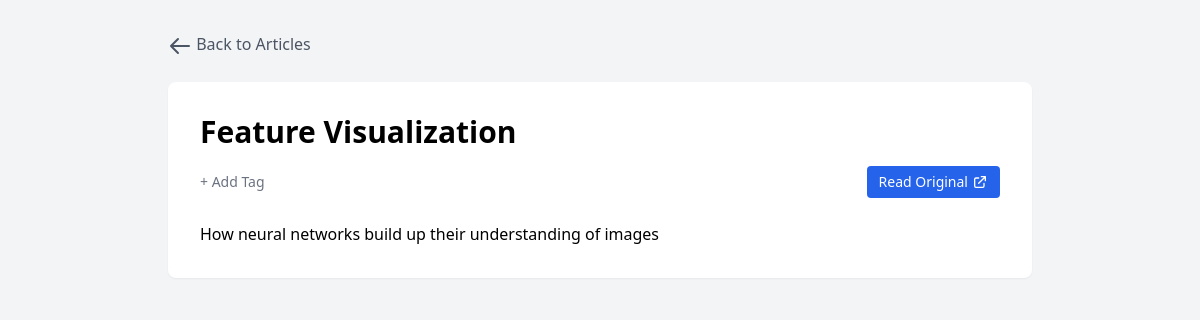
Page /article/51 on the committed database.
### models.py (models this page shows)
class Article(Base):
    __tablename__ = "articles"
    id = Column(Integer, primary_key=True, index=True)
    title = Column(String, index=True)
    url = Column(String, unique=True, index=True)
    content = Column(Text)  # Store article content
    date_added = Column(DateTime, default=datetime.now)
    date_read = Column(DateTime, nullable=True)
    is_read = Column(Boolean, default=False)
    source_id = Column(Integer, ForeignKey("rss_feeds.id"))
    labels = relationship("Label", secondary=article_label, back_populates="articles")
    highlights = relationship("Highlight", back_populates="article", cascade="all, delete-orphan")
    notes = relationship("Note", back_populates="article", cascade="all, delete-orphan")
    source = relationship("RSSFeed", back_populates="articles")

### main.py (the view)
@app.get("/article/{article_id}", response_class=HTMLResponse)
async def read_article(request: Request, article_id: int, db: Session = Depends(get_db)):
    article = db.query(models.Article).filter(models.Article.id == article_id).first()
    if not article:
        raise HTTPException(status_code=404, detail="Article not found")
    return templates.TemplateResponse(
        "article.html",
        {
            "request": request,
            "article": article,
            "labels": db.query(models.Label).all()
        }
    )

### templates/article.html (shortened to what this page needs)
<!DOCTYPE html>
<html lang="en">
<head>
    <link href="https://cdn.jsdelivr.net/npm/tailwindcss@2.2.19/dist/tailwind.min.css" rel="stylesheet">
</head>
<body class="bg-gray-100">
    <div class="container mx-auto px-4 py-8 max-w-4xl">
        <a href="/" class="inline-block mb-6 text-gray-600 hover:text-gray-800">
            <svg class="w-6 h-6 inline-block" fill="none" stroke="currentColor" viewBox="0 0 24 24">
                <path stroke-linecap="round" stroke-linejoin="round" stroke-width="2" d="M10 19l-7-7m0 0l7-7m-7 7h18"></path>
            </svg>
            Back to Articles
        </a>
        <div class="bg-white rounded-lg shadow-sm p-8">
            <h1 class="text-3xl font-bold mb-4">{{ article.title }}</h1>
            <div class="flex items-center justify-between mb-6">
                <div class="flex items-center gap-2">
                    <button onclick="showAddLabel()" class="text-gray-500 hover:text-gray-700 text-sm">
                        + Add Tag
                    </button>
                </div>
                <a href="{{ article.url }}" target="_blank" class="inline-flex items-center px-3 py-1.5 bg-blue-600 text-white text-sm rounded hover:bg-blue-700">
                    <span>Read Original</span>
                    <svg class="w-4 h-4 ml-1" fill="none" stroke="currentColor" viewBox="0 0 24 24">
                        <path stroke-linecap="round" stroke-linejoin="round" stroke-width="2" d="M10 6H6a2 2 0 00-2 2v10a2 2 0 002 2h10a2 2 0 002-2v-4M14 4h6m0 0v6m0-6L10 14"></path>
                    </svg>
                </a>
            </div>
            <div class="prose max-w-none">
                {{ article.content | safe }}
            </div>
        </div>
    </div>
</body>
</html>

### rows in the picture
Article: title "Feature Visualization", content "How neural networks build up their understanding of images"
